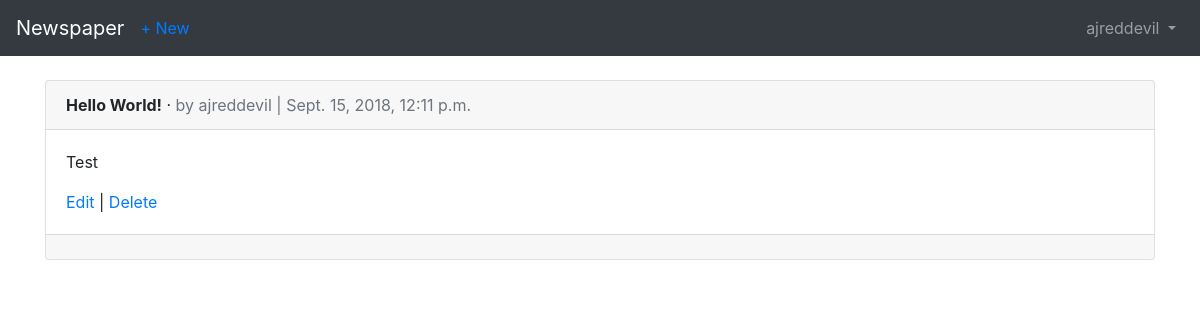
/articles/ (signed in), run on an earlier commit of the app's database.
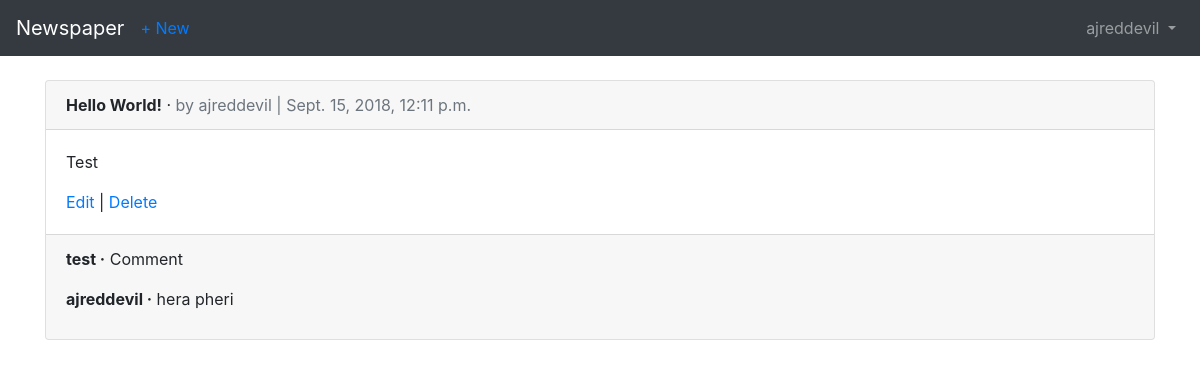
And on a later commit of the database.
### users/models.py (models this page shows)
class CustomUser(AbstractUser):
  age = models.PositiveIntegerField(default=0)

### articles/models.py (models this page shows, shortened)
class Article(models.Model):
  title = models.CharField(max_length=255)
  body = models.TextField()
  date = models.DateTimeField(auto_now_add=True)
  author = models.ForeignKey(
    settings.AUTH_USER_MODEL,
    on_delete=models.CASCADE,
  )

class Comment(models.Model):
  article = models.ForeignKey(
    Article,
    on_delete=models.CASCADE,
    related_name='comments'
  )
  comment = models.CharField(max_length=140)
  author = models.ForeignKey(
    settings.AUTH_USER_MODEL,
    on_delete=models.CASCADE,
  )
  def __str__(self):
    return self.comment

### articles/views.py (the view)
# urls.py: path('', views.ArticleListView.as_view(), name='article_list'),
class ArticleListView(LoginRequiredMixin, ListView):
  model = models.Article
  template_name = 'article_list.html'
  login_url = 'login'

### templates/article_list.html (shortened to what this page needs)
{% extends 'base.html' %}
{% block content %}
{% for article in object_list %}
<div class="card">
  <div class="card-header">
    <span class="font-weight-bold">{{ article.title }}</span> &middot;
    <span class="text-muted">by {{ article.author }} | {{ article.date }}</span>
  </div>
  <div class="card-body">
    <p>{{ article.body }}</p>
    <a href="{% url 'article_edit' article.pk %}">Edit</a> |
    <a href="{% url 'article_delete' article.pk %}">Delete</a>
  </div>
  <div class="card-footer">
    {% for comment in article.comments.all %}
      <p>
        <span class="font-weight-bold">{{ comment.author }} &middot;</span>
        {{ comment }}
      </p>
    {% endfor %}
  </div>
</div>
<br />
{% endfor %}
{% endblock content %}

### templates/base.html (shortened to what this page needs)
<!doctype html>
<html lang="en">
<head>
  <link rel="stylesheet" href="https://stackpath.bootstrapcdn.com/bootstrap/4.1.3/css/bootstrap.min.css"
>
</head>
<body>
  <nav class="navbar navbar-expand-md navbar-dark bg-dark mb-4">
    <a class="navbar-brand" href="{% url 'home' %}">Newspaper</a>
    {% if user.is_authenticated %}
    <ul class="navbar-nav mr-auto">
      <li class="nav-item"><a href="{% url 'article_new' %}">+ New</a></li>
    </ul>
    {% endif %}
    <div class="collapse navbar-collapse" id="navbarCollapse">
      {% if user.is_authenticated %}
      <ul class="navbar-nav ml-auto">
        <li class="nav-item">
          <a class="nav-link dropdown-toggle" href="#" id="userMenu" data-toggle="dropdown" aria-haspopup="true"
            aria-expanded="false">
            {{ user.username }}
          </a>
        </li>
      </ul>
      {% else %}
      <form class="form-inline ml-auto">
        <a href="{% url 'login' %}" class="btn btn-outline-secondary">Log in</a>
        <a href="{% url 'signup' %}" class="btn btn-primary ml-2">Sign up</a>
      </form>
      {% endif %} </div>
  </nav>
  <div class="container">
    {% block content %}
    {% endblock %} </div>
</body>
</html>

What changed in the data, as far as the page shows it:
added Comment: author "test", comment "Comment"
added Comment: author "ajreddevil", comment "hera pheri"
